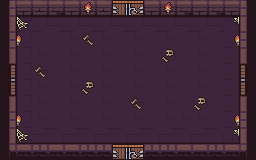

This game map was drawn from its Tiled (.tmx) file and the tilesets committed beside it. A one-line description and the full map source follow:
An orthogonal 16x10 tile map with 16x16 px tiles, 3 tile layers (fondo, piso, details) and 1 object.

<map version="1.9" tiledversion="1.9.2" orientation="orthogonal" renderorder="right-down" width="16" height="10" tilewidth="16" tileheight="16" infinite="0" nextlayerid="5" nextobjectid="10">
 <tileset firstgid="1" name="Dungeon_Tileset" tilewidth="16" tileheight="16" tilecount="100" columns="10">
  <image source="Dungeon_Tileset.png" width="160" height="160" />
 </tileset>
 <layer id="2" name="fondo" width="16" height="10">
  <data encoding="csv">
79,79,79,79,79,79,79,79,79,79,79,79,79,79,79,79,
79,79,79,79,79,79,79,79,79,79,79,79,79,79,79,79,
79,79,79,79,79,79,79,79,79,79,79,79,79,79,79,79,
79,79,79,79,79,79,79,79,79,79,79,79,79,79,79,79,
79,79,79,79,79,79,79,79,79,79,79,79,79,79,79,79,
79,79,79,79,79,79,79,79,79,79,79,79,79,79,79,79,
79,79,79,79,79,79,79,79,79,79,79,79,79,79,79,79,
79,79,79,79,79,79,79,79,79,79,79,79,79,79,79,79,
79,79,79,79,79,79,79,79,79,79,79,79,79,79,79,79,
79,79,79,79,79,79,79,79,79,79,79,79,79,79,79,79
</data>
 </layer>
 <layer id="1" name="piso" width="16" height="10">
  <data encoding="csv">
1,2,3,4,5,2,3,37,38,2,3,4,5,4,5,6,
11,12,13,14,13,14,13,14,13,14,13,14,13,14,15,16,
21,22,24,24,23,24,23,24,23,24,23,24,23,24,25,26,
31,22,23,24,23,24,23,24,23,24,23,24,23,24,25,36,
49,22,23,24,23,24,23,24,23,24,23,24,23,24,25,48,
59,22,23,24,23,24,23,24,23,24,23,24,23,24,25,58,
11,22,23,24,23,24,23,24,23,24,23,24,23,24,25,16,
21,22,23,24,23,24,23,24,23,24,23,23,23,24,25,26,
31,32,33,34,33,34,33,34,33,34,33,34,33,34,35,36,
41,42,43,42,42,43,43,37,38,43,43,42,42,44,45,46
</data>
 </layer>
 <layer id="3" name="details" width="16" height="10">
  <data encoding="csv">
0,0,0,0,0,91,0,0,0,0,91,0,0,0,0,0,
0,65,0,0,0,0,0,0,0,0,0,0,0,0,66,0,
0,92,0,0,0,69,0,0,0,0,0,0,0,0,2147483740,0,
0,0,0,0,0,0,0,0,0,0,78,0,0,0,0,0,
0,0,69,0,0,0,0,0,0,0,0,0,0,0,0,0,
0,0,0,0,0,78,0,0,0,0,0,0,0,0,0,0,
0,0,0,0,0,0,0,0,69,0,0,0,78,0,0,0,
0,92,0,0,0,0,0,0,0,0,0,0,0,0,2147483740,0,
0,65,0,0,0,0,0,0,0,0,0,0,0,0,66,0,
0,0,0,0,0,0,0,0,0,0,0,0,0,0,0,0
</data>
 </layer>
 <objectgroup id="4" name="collisions">
  <object id="9" x="16" y="16">
   <polyline points="0,0 0,128 224,128 224,0 0,0" />
  </object>
 </objectgroup>
</map>
